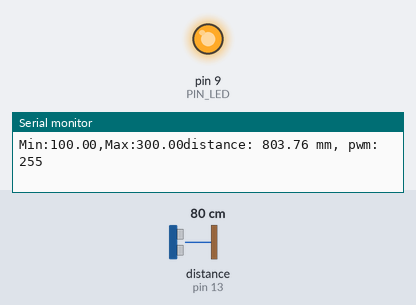
This sketch was run on a simulated Arduino Uno, built with avr-gcc and run on an emulated ATmega328P. On the bench: output pins drawn as LEDs (lit = HIGH), the last lines printed to the serial monitor. Wiring (inferred from the names in the program): ultrasonic range finder: trigger pin 12; echo pin 13. The inputs (shaded band) are chosen by the test bench; at power-on: distance to the obstacle (sensor on pin 13) 80 cm. The echo pulse lasts 58.3 µs per cm; pins used as bus, display or sensor lines are not drawn.

Above: at 1.2 s.
1.3 s: distance to the obstacle (sensor on pin 13) set to 18 cm
At 2.1 s:
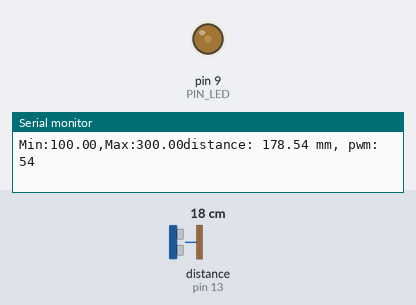
4.3 s: distance to the obstacle (sensor on pin 13) set to 2 cm
At 5.4 s:
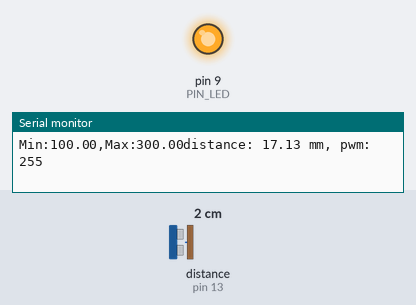
Timing chart, 0 to 7.3 s (numbered marks = the images above; inputs shaded):
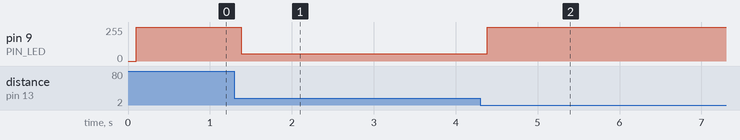

The sketch:

08_example_2.ino
```cpp
// Arduino pin assignment
#define PIN_LED 9
#define PIN_TRIG 12   // sonar sensor TRIGGER
#define PIN_ECHO 13   // sonar sensor ECHO

// configurable parameters
#define SND_VEL 346.0     // sound velocity at 24 celsius degree (unit: m/sec)
#define INTERVAL 100      // sampling interval (unit: msec)
#define PULSE_DURATION 10 // ultra-sound Pulse Duration (unit: usec)
#define _DIST_MIN 100.0   // minimum distance (mm)
#define _DIST_MID 200.0   // middle distance (mm)
#define _DIST_MAX 300.0   // maximum distance (mm)

#define TIMEOUT ((INTERVAL / 2) * 1000.0) // maximum echo waiting time (unit: usec)
#define SCALE (0.001 * 0.5 * SND_VEL) // coefficent to convert duration to distance
unsigned long last_sampling_time;   // unit: msec

void setup() {
  pinMode(PIN_LED, OUTPUT);
  pinMode(PIN_TRIG, OUTPUT);
  pinMode(PIN_ECHO, INPUT);
  digitalWrite(PIN_TRIG, LOW);
  Serial.begin(115200);
}

void loop() {
  float distance = USS_measure(PIN_TRIG, PIN_ECHO); // read distance
  int pwmValue = 255; //기본값 꺼짐..

  if (millis() < (last_sampling_time + INTERVAL))
    return;
  if ((distance == 0.0) || (distance < _DIST_MIN) || (distance > _DIST_MAX)) {
    pwmValue = 255; // 범위 밖이면 꺼짐
  } else {
    if (distance <= _DIST_MID) {
      // 100 ~ 200mm: 증가 (255 → 0)
      pwmValue = (distance - _DIST_MIN) * (0 - 255) / (_DIST_MID - _DIST_MIN) + 255;
    } else {
      // 200 ~ 300mm: 감소 (0 → 255)
      pwmValue = (distance - _DIST_MID) * (255 - 0) / (_DIST_MAX - _DIST_MID) + 0;
    }
  }

  analogWrite(PIN_LED, pwmValue);

  Serial.print("distance: ");  Serial.print(distance);
  Serial.print(" mm, pwm: ");  Serial.println(pwmValue);
  Serial.print("Min:");        Serial.print(_DIST_MIN);
  Serial.print(",Max:");       Serial.print(_DIST_MAX);

  delay(INTERVAL);
}

// get a distance reading from USS. return value is in millimeter.
float USS_measure(int TRIG, int ECHO)
{
  digitalWrite(TRIG, HIGH);
  delayMicroseconds(PULSE_DURATION);
  digitalWrite(TRIG, LOW);

  return pulseIn(ECHO, HIGH, TIMEOUT) * SCALE; // unit: mm
}
```

Measured:
- after the input at 1.3 s, pin 9 (PIN_LED): 255/255 → 55/255 after 0.08 s, → 54/255 0.10 s later
- after the input at 4.3 s, pin 9 (PIN_LED): 54/255 → 255/255 after 0.08 s
